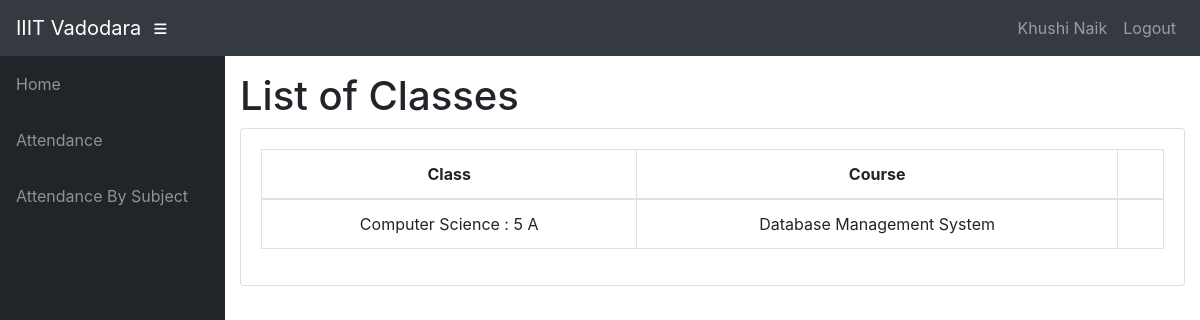
Page /teacher/CS01/4/Classes/ (signed in) on the committed database.
### info/models.py (models this page shows, shortened)
class User(AbstractUser):
    @property
    def is_student(self):
        if hasattr(self, 'student'):
            return True
        return False

class Student(models.Model):
    user = models.OneToOneField(User, on_delete=models.CASCADE, null=True)
    class_id = models.ForeignKey(Class, on_delete=models.CASCADE, default=1)
    USN = models.CharField(primary_key='True', max_length=100)
    name = models.CharField(max_length=200)
    sex = models.CharField(max_length=50, choices=sex_choice, default='Male')
    DOB = models.DateField(default='1998-01-01')

class Assign(models.Model):
    class_id = models.ForeignKey(Class, on_delete=models.CASCADE)
    course = models.ForeignKey(Course, on_delete=models.CASCADE)
    teacher = models.ForeignKey(Teacher, on_delete=models.CASCADE)
    class Meta:
        unique_together = (('course', 'class_id', 'teacher'),)

class Class(models.Model):
    id = models.CharField(primary_key='True', max_length=100)
    dept = models.ForeignKey(Dept, on_delete=models.CASCADE)
    section = models.CharField(max_length=100)
    sem = models.IntegerField()
    class Meta:
        verbose_name_plural = 'classes'
    def __str__(self):
        d = Dept.objects.get(name=self.dept)
        return '%s : %d %s' % (d.name, self.sem, self.section)

class Dept(models.Model):
    id = models.CharField(primary_key='True', max_length=100)
    name = models.CharField(max_length=200)
    def __str__(self):
        return self.name

class Course(models.Model):
    dept = models.ForeignKey(Dept, on_delete=models.CASCADE)
    id = models.CharField(primary_key='True', max_length=50)
    name = models.CharField(max_length=50)
    shortname = models.CharField(max_length=50, default='X')
    def __str__(self):
        return self.name

### info/views.py (the view)
# urls.py: path('teacher/<slug:teacher_id>/<int:choice>/Classes/', views.t_clas, name='t_clas'),
@login_required
def t_clas(request, teacher_id, choice):
    teacher1 = get_object_or_404(Teacher, id=teacher_id)
    return render(request, 'info/t_clas.html', {'teacher1': teacher1, 'choice': choice})

### info/templates/info/t_clas.html (shortened to what this page needs)
{% extends 'info/base.html' %}
{% block content %}
    <h1>List of Classes</h1>
    <div class="card mb-3">
            <div class="card-body">
              <div class="table-responsive">
                <table class="table table-bordered text-center" id="dataTable" width="100%" cellspacing="0">
                  <thead>
                    <tr>
                        <th>Class</th>
                        <th>Course</th>
                        <th></th>
                    </tr>
                  </thead>
                  <tbody>
                    {% for ass in teacher1.assign_set.all %}
                    <tr>
                        <td>{{ ass.class_id }}</td>
                        <td>{{ ass.course }}</td>
                        <td>
                        </td>
                    </tr>
                    {% empty %}
                            <p>teacher has no courses</p>
                    {% endfor %}
                  </tbody>
                </table>
              </div>
    </div>
{% endblock %}

### info/templates/info/base.html (shortened to what this page needs)
<!DOCTYPE html>
<html lang="en">
  <head>
      {% load static %}
    <link href="{% static '/info/bootstrap/vendor/bootstrap/css/bootstrap.min.css' %}" rel="stylesheet">
    <link href="{% static '/info/bootstrap/vendor/fontawesome-free/css/all.min.css' %}" rel="stylesheet" type="text/css">
    <link href="{% static '/info/bootstrap/vendor/datatables/dataTables.bootstrap4.css' %}" rel="stylesheet">
    <link href="{% static '/info/bootstrap/css/sb-admin.css' %}" rel="stylesheet">
  </head>
  <body id="page-top">
    <nav class="navbar navbar-expand navbar-dark bg-dark static-top">
      <a class="navbar-brand mr-1" href="{% url 'index' %}">IIIT Vadodara</a>
      <button class="btn btn-link btn-sm text-white order-1 order-sm-0" id="sidebarToggle" href="#">
        <i class="fas fa-bars"></i>
      </button>
        <div class="collapse navbar-collapse" id="navbarResponsive">
          <ul class="navbar-nav ml-auto">
            <li class="nav-item">
                {% if request.user.is_student %}
                    <a class="nav-link text-capitalize">{{ request.user.student.name }}</a>
                {% elif request.user.is_teacher %}
                    <a class="nav-link text-capitalize">{{ request.user.teacher.name }}</a>
                {% endif %}
            </li>
            <li class="nav-item">
                <a class="nav-link" href="#" data-toggle="modal" data-target="#logoutModal">Logout</a>
            </li>
          </ul>
        </div>
    </nav>
    <div id="wrapper">
      <ul class="sidebar navbar-nav">
            <li class="nav-item">
              <a class="nav-link" href="{% url 'index' %}">
                <span>Home</span>
              </a>
            </li>
        {% if request.user.is_student %}
            <li class="nav-item">
              <a class="nav-link" href="{% url 'attendance' request.user.student.USN %}">
                <span>Attendance</span>
              </a>
            </li>
            <li class="nav-item">
              <a class="nav-link" href="{% url 'attendance' request.user.student.USN %}">
                <span>Attendance By Subject</span>
              </a>
            </li>
        {% endif %}
      </ul>
      <div id="content-wrapper">
        <div class="container-fluid">
            {% block content %}
            {% endblock %}
        </div>
      </div>
    </div>
  </body>
</html>

### rows in the picture
User: user.student.name "Khushi Naik"
Assign: class_id "Computer Science : 5 A", course "Database Management System"
